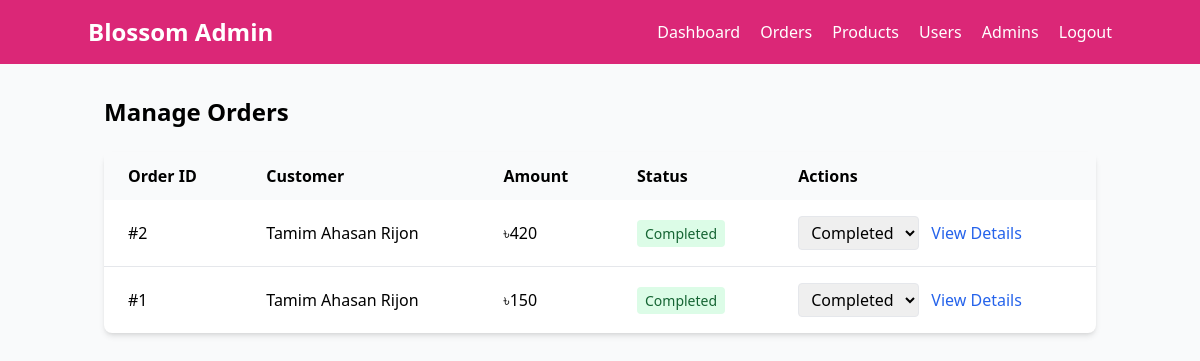
Screenshot of /admin/orders.php (signed in) with the database file from the repository.
### tables this page shows
CREATE TABLE `orders` (
  `id` int(11) NOT NULL,
  `customer_name` varchar(100) NOT NULL,
  `address` text NOT NULL,
  `phone` varchar(20) NOT NULL,
  `total_amount` float NOT NULL,
  `order_date` datetime DEFAULT current_timestamp(),
  `status` enum('pending','processing','completed','cancelled') DEFAULT 'pending'
);

### admin/orders.php (the view, shortened to what this page needs)
<?php
require_once '../config/database.php';
$result = $conn->query("SELECT * FROM orders ORDER BY order_date DESC");
?>
<!DOCTYPE html>
<html lang="en">
<head>
    <script src="https://cdn.tailwindcss.com"></script>
</head>
<body class="bg-gray-50">
    <?php include 'includes/admin-nav.php'; ?>
    <div class="container mx-auto px-4 py-8">
        <h2 class="text-2xl font-bold mb-6">Manage Orders</h2>
        <div class="bg-white rounded-lg shadow-md">
            <table class="min-w-full">
                <thead class="bg-gray-50">
                    <tr>
                        <th class="px-6 py-3 text-left">Order ID</th>
                        <th class="px-6 py-3 text-left">Customer</th>
                        <th class="px-6 py-3 text-left">Amount</th>
                        <th class="px-6 py-3 text-left">Status</th>
                        <th class="px-6 py-3 text-left">Actions</th>
                    </tr>
                </thead>
                <tbody class="divide-y divide-gray-200">
                    <?php while($order = $result->fetch_assoc()): ?>
                    <tr>
                        <td class="px-6 py-4">#<?php echo $order['id']; ?></td>
                        <td class="px-6 py-4"><?php echo $order['customer_name']; ?></td>
                        <td class="px-6 py-4">৳<?php echo number_format($order['total_amount'], 0); ?></td>
                        <td class="px-6 py-4">
                            <span class="px-2 py-1 rounded text-sm
                                <?php echo $order['status'] == 'completed' ? 'bg-green-100 text-green-800' :
                                        ($order['status'] == 'pending' ? 'bg-yellow-100 text-yellow-800' :
                                        'bg-blue-100 text-blue-800'); ?>">
                                <?php echo ucfirst($order['status']); ?>
                            </span>
                        </td>
                        <td class="px-6 py-4">
                            <form method="POST" class="inline">
                                <select name="status" onchange="this.form.submit()"
                                        class="border rounded px-2 py-1">
                                    <option value="completed" <?php echo $order['status'] == 'completed' ? 'selected' : ''; ?>>
                                        Completed
                                    </option>
                                </select>
                            </form>
                            <a href="view-order.php?id=<?php echo $order['id']; ?>"
                               class="text-blue-600 hover:underline ml-2">View Details</a>
                        </td>
                    </tr>
                    <?php endwhile; ?>
                </tbody>
            </table>
        </div>
    </div>
</body>
</html>

### rows the page displays
orders: id "2", customer_name "Tamim Ahasan Rijon", total_amount "420", status "Completed"
orders: id "1", customer_name "Tamim Ahasan Rijon", total_amount "150", status "Completed"
